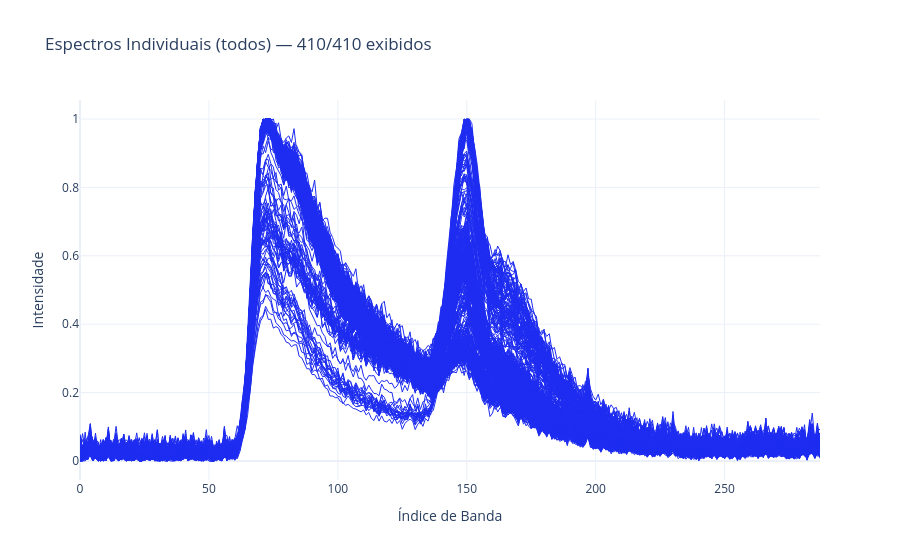

Here is the notebook cell this chart was saved with:
### Code cell
copy  = df.copy()
copy.rename(columns={'fine class': 'subtype'}, inplace=True)

fig, total = plot_sample_variability(copy,
                                     sample_size=410)
fig.show()
